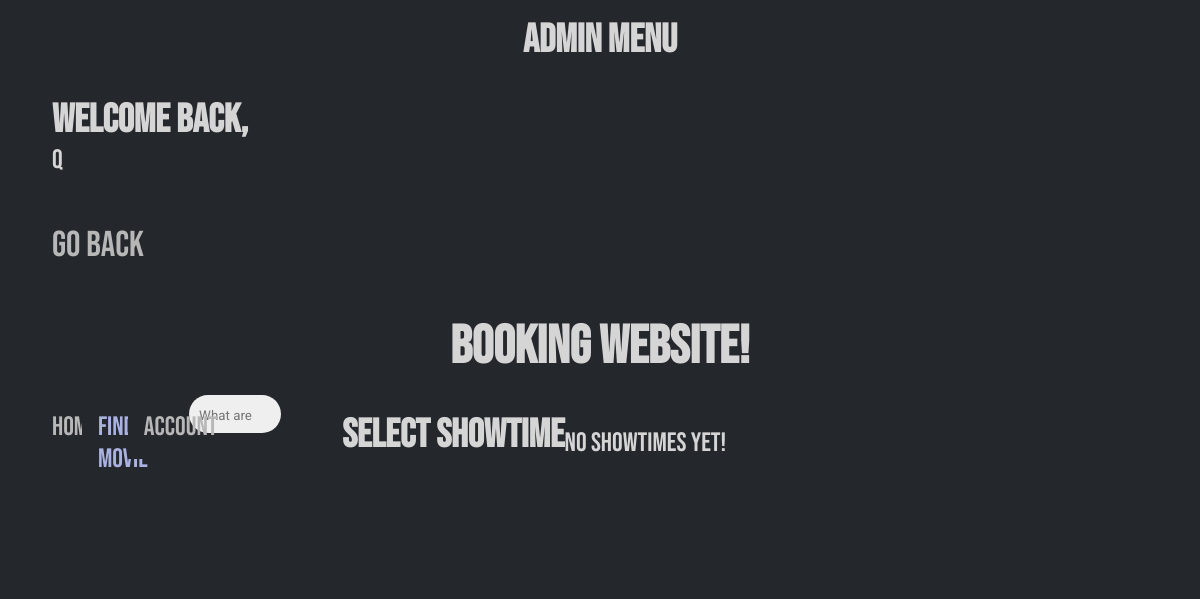
Before: /HTML/select-showtime.php with the older database file.
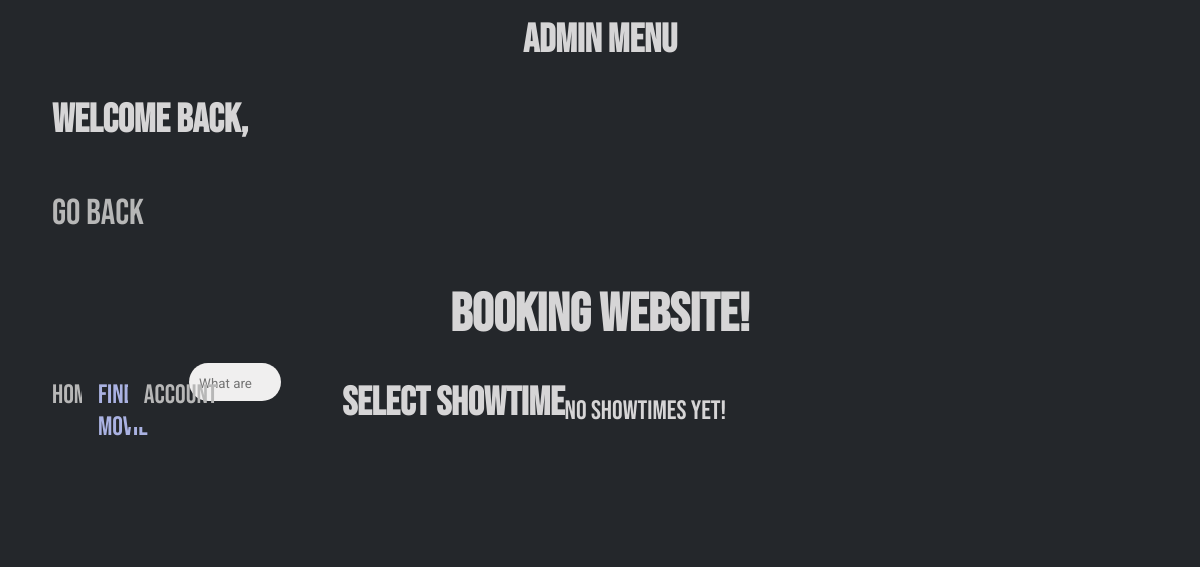
After: the same page with the newer database file.
### tables this page shows
CREATE TABLE `user` (
  `userId` varchar(255) NOT NULL,
  `pass` varbinary(255) DEFAULT NULL,
  `firstName` varchar(255) DEFAULT NULL,
  `lastName` varchar(255) DEFAULT NULL,
  `email` varchar(255) NOT NULL,
  `active` tinyint(1) NOT NULL,
  `receiveProm` tinyint(1) NOT NULL,
  `isAdmin` tinyint(1) NOT NULL,
  `isBlocked` tinyint(1) NOT NULL DEFAULT 0
);

### PHP/getUserInfo.php (called while the page is built, shortened)
<?php
    require("../Modal/database.php");
    $queryacct = "SELECT * FROM user WHERE userId = (SELECT userId FROM user WHERE active=1)";
    $pstates = $db->prepare($queryacct);
    $pstates->execute();
    $userInfs = $pstates->fetchAll();
    $userOnCheck = $pstates->rowCount();
?>

### HTML/manageShowtime.php (the view, shortened to what this page needs)
<?php require("getUserInfo.php");?>
<!DOCTYPE html>
<html lang="en">
<head>
    <link rel="stylesheet" href="../CSS/adminMenu.css">
</head>
<header>
        <h2 class="title">Admin Menu</h2>
    </header>
    <main>
            <div class="adminTab">
                <div class="userName">
                    <h3>Welcome back, </h3>
                    <?php
                        if ($userOnCheck == 1) {
                            foreach($userInfs as $userInfo) {
                                $name = $userInfo['firstName'];
                            }
                            echo "<p>" .$name ."</p>";
                        }
                    ?>
                </div>
                <button ><a href="../HTML/adminMenu.php">Go back</a></button>
            </div>
        <body>
        </body>
    </main>
</html>

Changed rows visible on the page:
no longer on this page (row edited): user: firstName "q"
